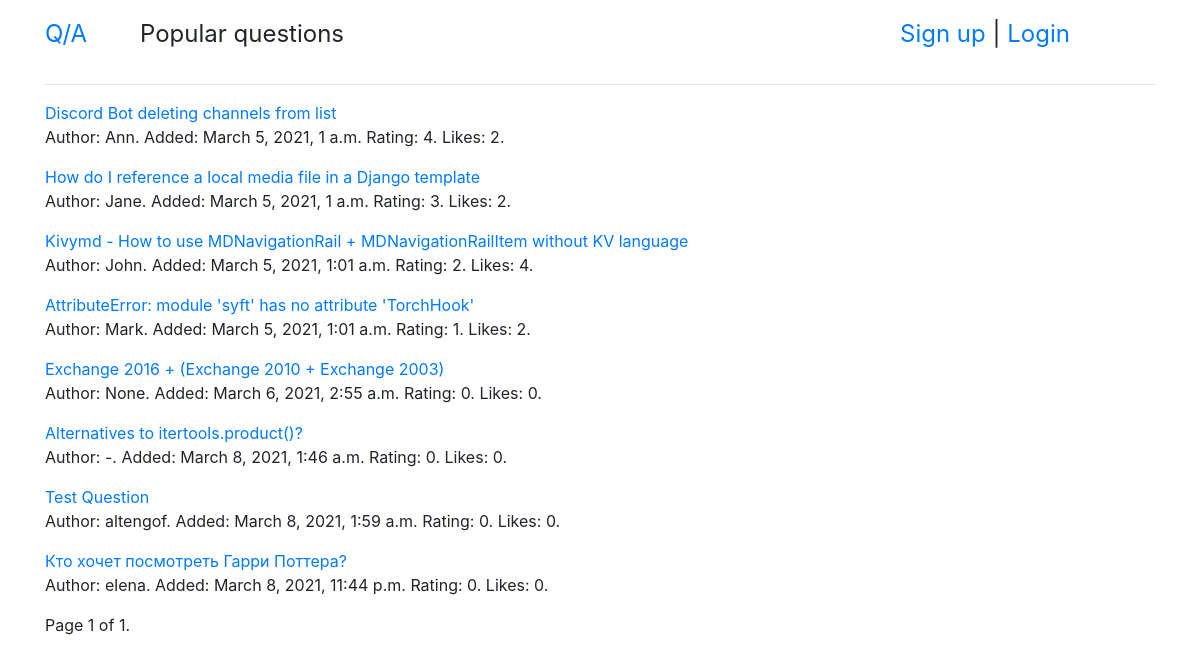
Before: /popular/ with the older database file.
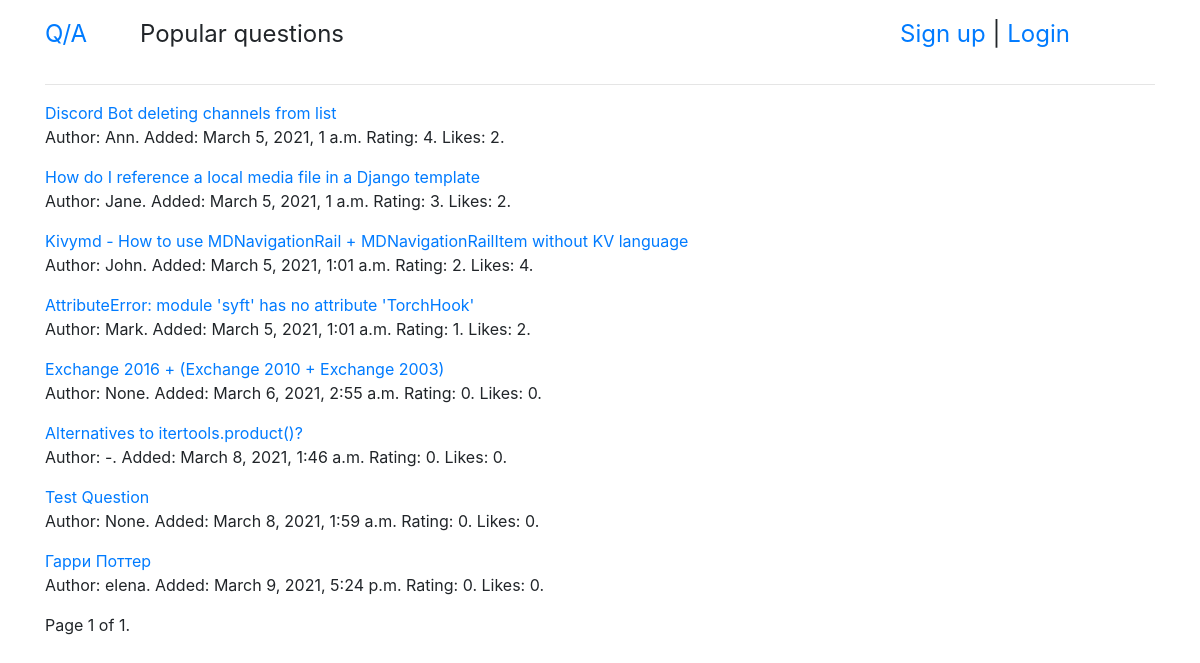
After: the same page with the newer database file.
### qa/models.py (models this page shows)
class Question(models.Model):
    objects = QuestionManager()
    title = models.CharField(default='', max_length=255)
    text = models.TextField(default='')
    added_at = models.DateTimeField(null=True, auto_now_add=True)
    rating = models.IntegerField(default=0)
    author = models.ForeignKey(User, null=True, on_delete=models.SET_NULL)
    likes = models.ManyToManyField(User, null=True, related_name='question_like_user')
    def __str__(self):
        return self.title
    def get_url(self):
        return reverse("question-id", kwargs={'pk': self.id})

### qa/views.py (the view)
# urls.py: path('popular/', popular),
def popular(request, *args, **kwargs):
    try:
        questions = Question.objects.popular()
    except Question.DoesNotExist:
        raise Http404
    page_obj = paginate(request, questions)
    return render(request, 'list.html', {
        'title': 'Popular questions',
        'user': request.user,
        'page_obj': page_obj,
    })

### qa/models.py (called while the page is built)
    def popular(self):
        return self.order_by('-rating')

### qa/views.py (called while the page is built)
def paginate(request, objects):
    try:
        limit = int(request.GET.get('limit', 10))
    except ValueError:
        limit = 10
    if limit > 10:
        limit = 10
    try:
        page_number = int(request.GET.get('page', 1))
    except ValueError:
        raise Http404
    paginator = Paginator(objects, limit)
    try:
        page = paginator.page(page_number)
    except EmptyPage:
        page = paginator.page(paginator.num_pages)
    return page

### qa/templates/list.html (shortened to what this page needs)
{% extends 'base.html' %}
{% block page %}{{ title }}{% endblock %}
{% block content %}
    {% for question in page_obj %}
        <p><a href="{{ question.get_url }}">{{ question }}</a><br>
            Author: {{ question.author }}.
            Added: {{ question.added_at }}
            Rating: {{ question.rating }}.
            Likes: {{ question.likes.count }}.
        </p>
    {% endfor %}
    <div class="pagination">
        <span class="step-links">
            <span class="current">
                Page {{ page_obj.number }} of {{ page_obj.paginator.num_pages }}.
            </span>
        </span>
    </div>
{% endblock %}

Changed rows visible on the page:
removed Question: title "Кто хочет посмотреть Гарри Поттера?", author "elena", added_at "March 8, 2021, 11:44 p.m.", rating "0", likes.count "0"
changed Question "Test Question": author "altengof" → "None"
added Question: title "Гарри Поттер", author "elena", added_at "March 9, 2021, 5:24 p.m.", rating "0", likes.count "0"
